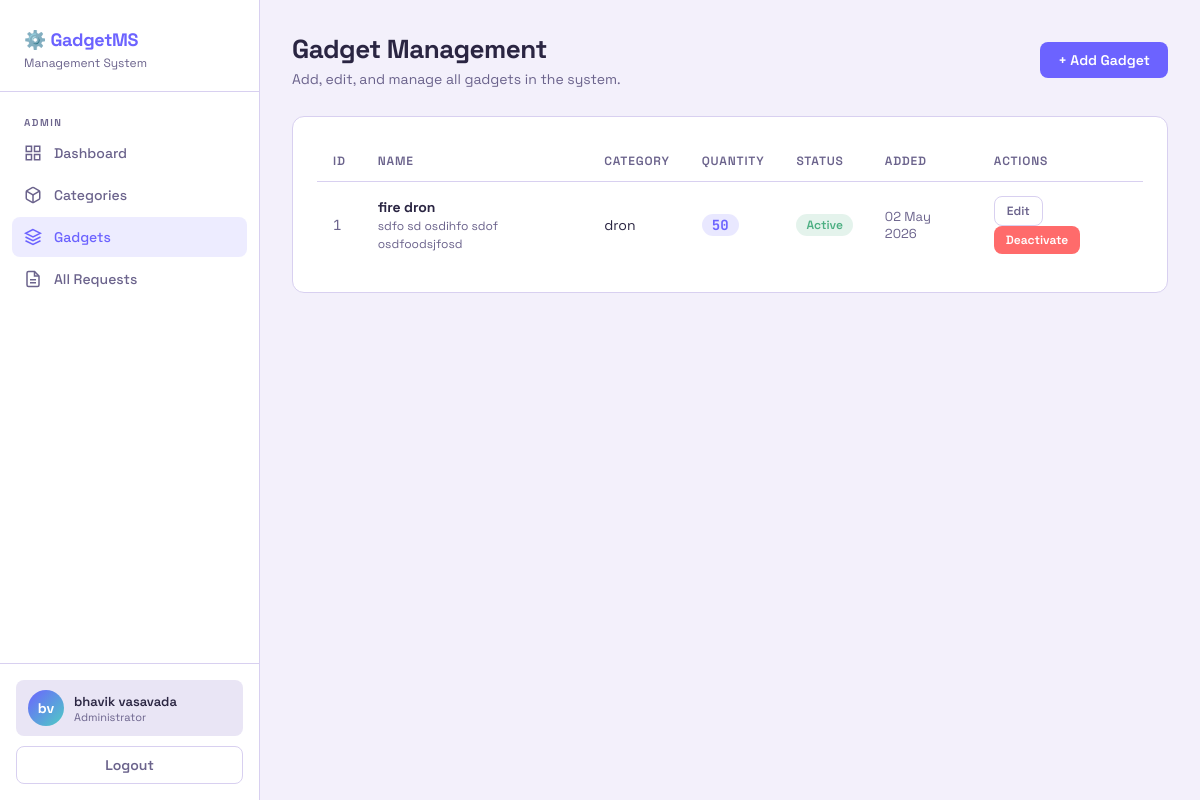
The app's page /admin-panel/gadgets/ (signed in), older data.
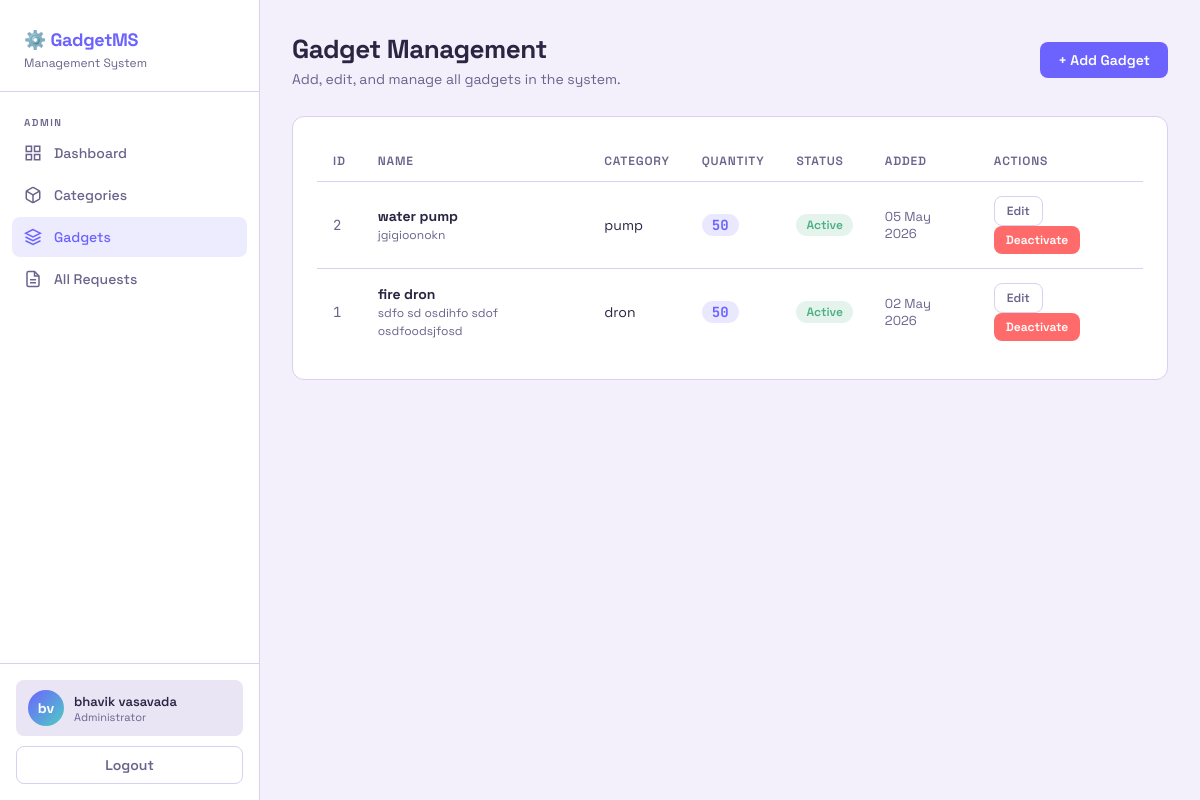
The same page, newer data.
### gadgets/models.py (models this page shows, shortened)
class Gadget(models.Model):
    name = models.CharField(max_length=100)
    category = models.ForeignKey(Category, on_delete=models.SET_NULL, null=True, related_name='gadgets')
    description = models.TextField(blank=True)
    quantity = models.PositiveIntegerField(default=1)
    is_active = models.BooleanField(default=True)
    image = models.ImageField(upload_to='gadgets/', blank=True, null=True)
    created_at = models.DateTimeField(auto_now_add=True)
    updated_at = models.DateTimeField(auto_now=True)

class Category(models.Model):
    name = models.CharField(max_length=50, unique=True)
    description = models.TextField(blank=True)
    class Meta:
        verbose_name_plural = 'Categories'

### gadgets/views.py (the view)
# urls.py: path('admin-panel/gadgets/', views.admin_gadgets_view, name='admin_gadgets'),
@user_passes_test(is_admin, login_url='/login/')
def admin_gadgets_view(request):
    gadgets = Gadget.objects.all().order_by('-created_at')
    return render(request, 'admin_panel/gadgets.html', {'gadgets': gadgets})

### gadgets/views.py (called while the page is built)
def is_admin(user):
    return user.is_authenticated and user.is_staff

### templates/admin_panel/gadgets.html (shortened to what this page needs)
{% extends 'base.html' %}
{% block nav_admin_gadgets %}active{% endblock %}
{% block content %}
<div class="page-header flex-between">
  <div>
    <h1>Gadget Management</h1>
    <p>Add, edit, and manage all gadgets in the system.</p>
  </div>
  <a href="{% url 'admin_gadget_add' %}" class="btn btn-primary">+ Add Gadget</a>
</div>
<div class="card">
  {% if gadgets %}
  <div class="table-wrap">
    <table>
      <thead>
        <tr><th>ID</th><th>Name</th><th>Category</th><th>Quantity</th><th>Status</th><th>Added</th><th>Actions</th></tr>
      </thead>
      <tbody>
        {% for g in gadgets %}
        <tr>
          <td style="font-family:'JetBrains Mono',monospace;color:var(--text2);">{{ g.id }}</td>
          <td><strong>{{ g.name }}</strong><br><span style="font-size:12px;color:var(--text2);">{{ g.description|truncatechars:40 }}</span></td>
          <td>{{ g.category.name|default:"Uncategorized" }}</td>
          <td><span class="qty-badge">{{ g.quantity }}</span></td>
          <td>
            {% if g.is_active %}
            <span class="badge badge-approved">Active</span>
            {% else %}
            <span class="badge badge-rejected">Inactive</span>
            {% endif %}
          </td>
          <td style="font-size:13px;color:var(--text2);">{{ g.created_at|date:"d M Y" }}</td>
          <td>
            <a href="{% url 'admin_gadget_edit' g.id %}" class="btn btn-ghost btn-sm">Edit</a>
            {% if g.is_active %}
            <form method="post" action="{% url 'admin_gadget_delete' g.id %}" style="display:inline;"
                  onsubmit="return confirm('Deactivate {{ g.name }}?')">
              <button class="btn btn-danger btn-sm">Deactivate</button>
            </form>
            {% endif %}
          </td>
        </tr>
        {% endfor %}
      </tbody>
    </table>
  </div>
  {% else %}
  <div class="empty-state">
    <div class="icon">⚙️</div>
    <p>No gadgets yet. <a href="{% url 'admin_gadget_add' %}" style="color:var(--accent);">Add your first gadget →</a></p>
  </div>
  {% endif %}
</div>
{% endblock %}

Row changes from the older to the newer data that the page shows:
added Gadget: id "2", name "water pump", description "jgigioonokn", category.name "pump", quantity "50", is_active "Active", created_at "05 May 2026"
